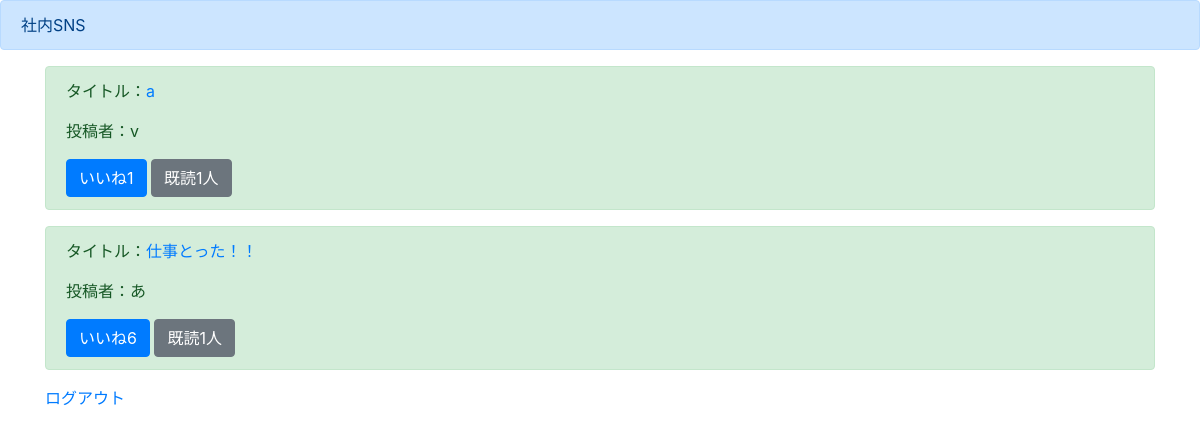
Before: /list/ (signed in) with the older database file.
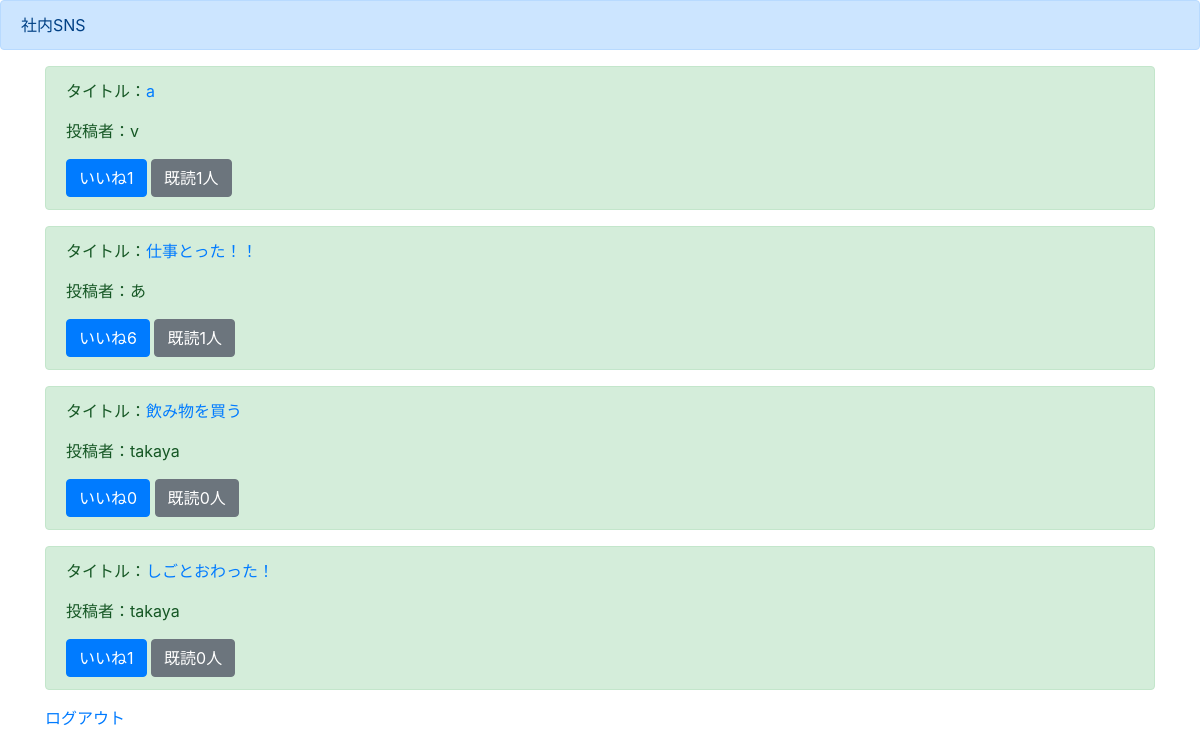
After: the same page with the newer database file.
### boardapp/models.py (models this page shows)
class BoardModel(models.Model):
    title = models.CharField(max_length=100)
    content = models.TextField()
    author = models.CharField(max_length=100)
    images = models.ImageField(upload_to='')
    good = models.IntegerField(null=True, blank=True, default=0)
    read = models.IntegerField(null=True, blank=True, default=0)
    readtext = models.CharField(max_length=200, null=True, blank=True, default="a")

### boardapp/views.py (the view)
# urls.py: path('list/', listfunc, name='list'),
@login_required
def listfunc(request):
    object_list = BoardModel.objects.all()
    return render(request, 'list.html', {'object_list':object_list})

### templates/list.html (shortened to what this page needs)
{% extends 'base.html' %}
{% block header %}
<div class="alert alert-primary" role="alert">
    社内SNS
</div>
{% endblock header %}
{% block content %}
<div class="container">
    {% for item in object_list %}
    <div class="alert alert-success" role="alert">
        <p>タイトル：<a href="{% url 'detail' item.pk %}">{{item.title}}</a></p>
        <p>投稿者：{{item.author}}</p>
        <a href="#" class="btn btn-primary" role="button" aria-pressed="true">いいね{{item.good}}</a>
        <a href="#" class="btn btn-secondary" role="button" aria-pressed="true">既読{{item.read}}人</a>
    </div>
    {% endfor %}
    <a href="{% url 'logout'%}">ログアウト</a>
</div>
{% endblock content %}

### templates/base.html (shortened to what this page needs)
<!doctype html>
<html lang="en">
  <head>
    <link rel="stylesheet" href="https://stackpath.bootstrapcdn.com/bootstrap/4.4.1/css/bootstrap.min.css">
  </head>
  <body>
    {% block header %}
    {% endblock header %}
    {% block  content %}
    {% endblock content %}
  </body>
</html>

Changed rows visible on the page:
added BoardModel: title "飲み物を買う", author "takaya", good "0", read "0"
added BoardModel: title "しごとおわった！", author "takaya", good "1", read "0"
